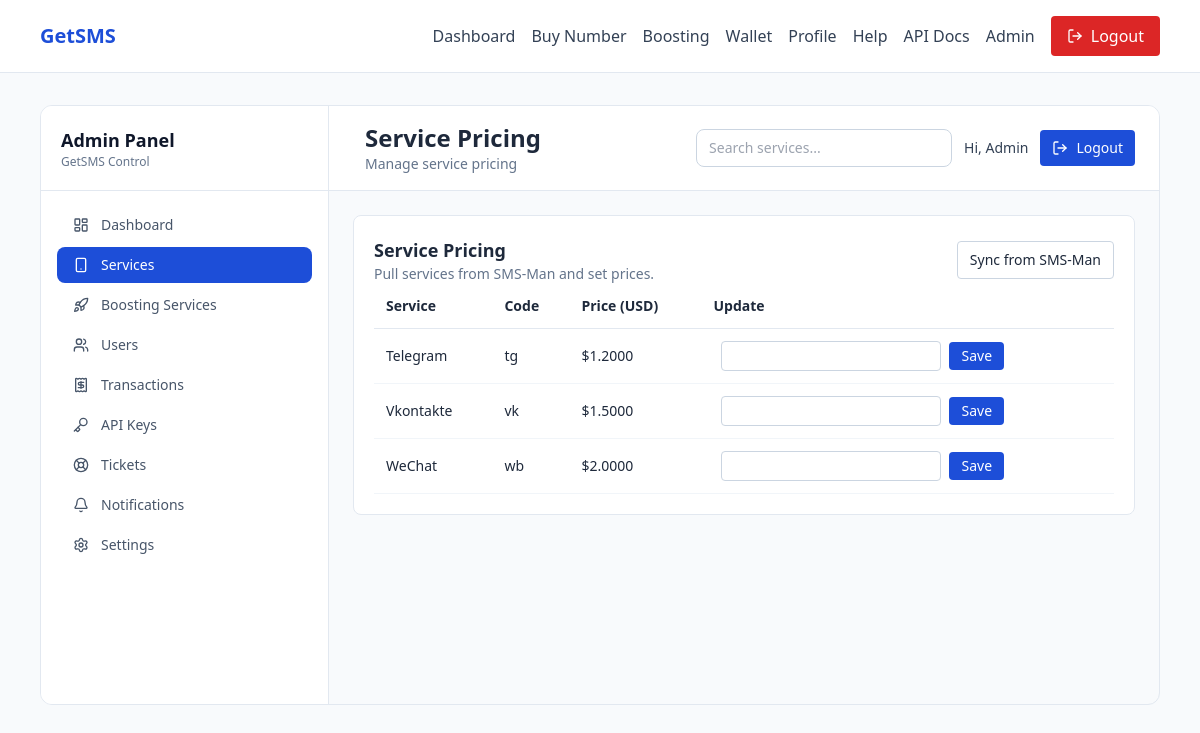
Page /public/admin/services (signed in) on the committed database.
### tables this page shows
CREATE TABLE IF NOT EXISTS users (
    id INT AUTO_INCREMENT PRIMARY KEY,
    name VARCHAR(120) NOT NULL,
    email VARCHAR(180) NOT NULL UNIQUE,
    password_hash VARCHAR(255) NOT NULL,
    role ENUM('user','admin') DEFAULT 'user',
    balance DECIMAL(12,2) DEFAULT 0,
    profile_image VARCHAR(255) NULL,
    referral_code VARCHAR(24) NULL UNIQUE,
    referred_by INT NULL,
    first_deposit_at DATETIME NULL,
    referral_rewarded TINYINT(1) NOT NULL DEFAULT 0,
    active TINYINT(1) DEFAULT 1,
    created_at TIMESTAMP DEFAULT CURRENT_TIMESTAMP
);

CREATE TABLE IF NOT EXISTS services (
    id INT AUTO_INCREMENT PRIMARY KEY,
    smsman_application_id INT NOT NULL,
    name VARCHAR(120) NOT NULL,
    code VARCHAR(20) NOT NULL,
    price DECIMAL(10,2) NOT NULL DEFAULT 0.00,
    active TINYINT(1) NOT NULL DEFAULT 1,
    UNIQUE KEY uniq_smsman_app (smsman_application_id)
);

### app/helpers.php (called while the page is built, shortened)
<?php
function app_config(): array
{
    static $config = null;
    if (!$config) {
        $config = require __DIR__ . '/config.php';
    }
    return $config;
}
function render(string $view, array $data = []): void
{
    extract($data);
    $config = app_config();
    require __DIR__ . '/views/layout.php';
}
function url(string $path = ''): string
{
    $config = app_config();
    $base = rtrim($config['app']['base_url'], '/');
    $path = ltrim($path, '/');
    return $base . '/' . $path;
}
function current_path(): string
{
    $path = parse_url($_SERVER['REQUEST_URI'], PHP_URL_PATH) ?? '/';
    $basePath = rtrim(dirname($_SERVER['SCRIPT_NAME']), '/');
    if ($basePath && str_starts_with($path, $basePath)) {
        $path = substr($path, strlen($basePath));
    }
    return $path === '' ? '/' : $path;
}
function current_user(): ?array
{
    return $_SESSION['user'] ?? null;
}
function require_auth(): void
{
    $user = current_user();
    $stmt = db()->prepare('SELECT * FROM users WHERE id = ? LIMIT 1');
    $stmt->execute([$user['id']]);
}

### app/controllers/AdminController.php (called while the page is built, shortened)
<?php
class AdminController
{
    private ServiceRepository $services;
    private SettingsRepository $settings;
    public function __construct()
    {
        $this->services = new ServiceRepository();
        $this->settings = new SettingsRepository();
    }
    public function services(): void
    {
        $perPage = 20;
        $page = max(1, (int)($_GET['page'] ?? 1));
        $totalServices = $this->services->countActive();
        $totalPages = max(1, (int)ceil($totalServices / $perPage));
        $offset = ($page - 1) * $perPage;
        $services = $this->services->paginateActive($perPage, $offset);
        $logo = $this->settings->get('logo_path');
        render('admin/services', [
            'title' => 'Manage Services',
            'services' => $services,
            'logo' => $logo,
            'currentPage' => $page,
            'totalPages' => $totalPages,
            'totalServices' => $totalServices,
            'perPage' => $perPage,
        ]);
    }
    private function syncServicesInternal(): ?int
    {
        $config = app_config();
            $client = new SmsManClient($config['smsman']);
            $apps = $client->getApplications(true);
        if (isset($apps['success']) && $apps['success'] === false) {
            return null;
        }
        $priceMap = [];
        $count = $this->services->upsertFromSmsMan($apps, $priceMap);
        $this->settings->set('smsman_services_last_sync', date('c'));
        return $count;
    }
}

### app/db.php (called while the page is built)
<?php
function db(): PDO
{
    static $pdo = null;
    if ($pdo) {
        return $pdo;
    }
    $config = require __DIR__ . '/config.php';
    $db = $config['db'];
    $dsn = sprintf('mysql:host=%s;dbname=%s;charset=%s', $db['host'], $db['name'], $db['charset']);
    $pdo = new PDO($dsn, $db['user'], $db['pass'], [
        PDO::ATTR_ERRMODE => PDO::ERRMODE_EXCEPTION,
        PDO::ATTR_DEFAULT_FETCH_MODE => PDO::FETCH_ASSOC,
    ]);
    return $pdo;
}

### app/repositories/ServiceRepository.php (called while the page is built, shortened)
<?php
class ServiceRepository
{
    public function paginateActive(int $limit, int $offset): array
    {
        $stmt = db()->prepare('SELECT * FROM services WHERE active = 1 ORDER BY name LIMIT ? OFFSET ?');
        $stmt->bindValue(1, $limit, PDO::PARAM_INT);
        $stmt->bindValue(2, $offset, PDO::PARAM_INT);
        $stmt->execute();
        return $stmt->fetchAll();
    }
}

### app/views/admin/services.php (the view, shortened to what this page needs)
<?php
$sidebarItems = [
    ['label' => 'Dashboard', 'href' => '/admin', 'icon' => 'layout-dashboard'],
    ['label' => 'Services', 'href' => '/admin/services', 'icon' => 'smartphone'],
    ['label' => 'Boosting Services', 'href' => '/admin/boosting-services', 'icon' => 'rocket'],
    ['label' => 'Users', 'href' => '/admin/users', 'icon' => 'users'],
    ['label' => 'Transactions', 'href' => '/admin/transactions', 'icon' => 'receipt'],
    ['label' => 'API Keys', 'href' => '/admin/api-keys', 'icon' => 'key'],
    ['label' => 'Tickets', 'href' => '/admin/tickets', 'icon' => 'life-buoy'],
    ['label' => 'Notifications', 'href' => '/admin/notifications', 'icon' => 'bell'],
    ['label' => 'Settings', 'href' => '/admin/settings', 'icon' => 'settings'],
];
$currentPath = current_path();
?>
<div class="flex h-[75vh] bg-slate-50 border border-slate-200 rounded-xl overflow-hidden">
    <aside id="adminSidebar" class="hidden md:flex w-72 bg-white border-r border-slate-200 flex-col min-h-0 overflow-y-auto fixed md:static inset-y-0 left-0 z-40">
        <div class="p-5 border-b border-slate-200 flex items-center justify-between">
            <div>
                <p class="text-lg font-semibold text-slate-900">Admin Panel</p>
                <p class="text-xs text-slate-500">GetSMS Control</p>
            </div>
        </div>
        <nav class="flex-1 p-4 space-y-1">
            <?php foreach ($sidebarItems as $item): ?>
                <?php $isActive = $currentPath === $item['href']; ?>
                <a href="<?= url($item['href']) ?>" class="flex items-center space-x-3 px-4 py-2 rounded-lg text-sm font-medium <?= $isActive ? 'bg-primary text-white' : 'text-slate-600 hover:bg-slate-100' ?>">
                    <i data-lucide="<?= htmlspecialchars($item['icon']) ?>" class="w-4 h-4"></i>
                    <span><?= htmlspecialchars($item['label']) ?></span>
                </a>
            <?php endforeach; ?>
        </nav>
    </aside>
    <div class="flex-1 min-h-0 overflow-y-auto">
        <div class="bg-white border-b border-slate-200 px-6 py-4 flex flex-col lg:flex-row lg:items-center lg:justify-between gap-4 sticky top-0 z-10">
            <div class="flex items-center space-x-3">
                <div>
                    <h2 class="text-2xl font-semibold">Service Pricing</h2>
                    <p class="text-sm text-slate-500">Manage service pricing</p>
                </div>
            </div>
            <div class="flex flex-col sm:flex-row sm:items-center gap-3">
                <div class="relative">
                    <input type="text" placeholder="Search services..." class="w-64 border border-slate-300 rounded-lg px-3 py-2 text-sm">
                </div>
                <div class="flex items-center space-x-3">
                    <span class="text-sm text-slate-700">Hi, <?= htmlspecialchars(current_user()['name']) ?></span>
                    <form method="post" action="<?= url('/logout') ?>">
                        <button class="bg-primary text-white px-3 py-2 rounded text-sm flex items-center space-x-2">
                            <i data-lucide="log-out" class="w-4 h-4"></i>
                            <span>Logout</span>
                        </button>
                    </form>
                </div>
            </div>
        </div>
        <div class="p-6">
            <section class="bg-white border border-slate-200 rounded-lg p-5">
                <div class="flex items-center justify-between">
                    <div>
                        <h3 class="text-lg font-semibold">Service Pricing</h3>
                        <p class="text-sm text-slate-500">Pull services from SMS-Man and set prices.</p>
                    </div>
                    <form method="post" action="<?= url('/admin/services/sync') ?>">
                        <button class="border border-slate-300 px-3 py-2 rounded text-sm">Sync from SMS-Man</button>
                    </form>
                </div>
                <div class="overflow-x-auto">
                    <table class="w-full text-sm">
                        <thead>
                            <tr class="text-left border-b border-slate-200">
                                <th class="p-3">Service</th>
                                <th class="p-3">Code</th>
                                <th class="p-3">Price (USD)</th>
                                <th class="p-3">Update</th>
                            </tr>
                        </thead>
                        <tbody>
                            <?php if (!empty($services)): ?>
                                <?php foreach ($services as $service): ?>
                                    <tr class="border-b border-slate-100">
                                        <td class="p-3"><?= htmlspecialchars($service['name']) ?></td>
                                        <td class="p-3"><?= htmlspecialchars($service['code']) ?></td>
                                        <td class="p-3">$<?= number_format((float)$service['price'], 4) ?></td>
                                        <td class="p-3">
                                            <form method="post" action="<?= url('/admin/price') ?>" class="flex items-center space-x-2">
                                                <input name="price" type="number" step="0.01" class="border border-slate-300 rounded px-2 py-1" required>
                                                <button class="bg-primary text-white px-3 py-1 rounded">Save</button>
                                            </form>
                                        </td>
                                    </tr>
                                <?php endforeach; ?>
                            <?php else: ?>
                                <tr>
                                    <td colspan="4" class="p-6 text-center text-slate-500">No services found.</td>
                                </tr>
                            <?php endif; ?>
                        </tbody>
                    </table>
                </div>
            </section>
        </div>
    </div>
</div>

### rows in the picture
users: role "admin" (drawn), name "Admin"
services: name "Telegram", code "tg", price "1.2000"
services: name "Vkontakte", code "vk", price "1.5000"
services: name "WeChat", code "wb", price "2.0000"

### other values in the picture
$item['label'] "Dashboard"
$item['label'] "Services"
$item['label'] "Boosting Services"
$item['label'] "Users"
$item['label'] "Transactions"
$item['label'] "API Keys"
$item['label'] "Tickets"
$item['label'] "Notifications"
$item['label'] "Settings"
